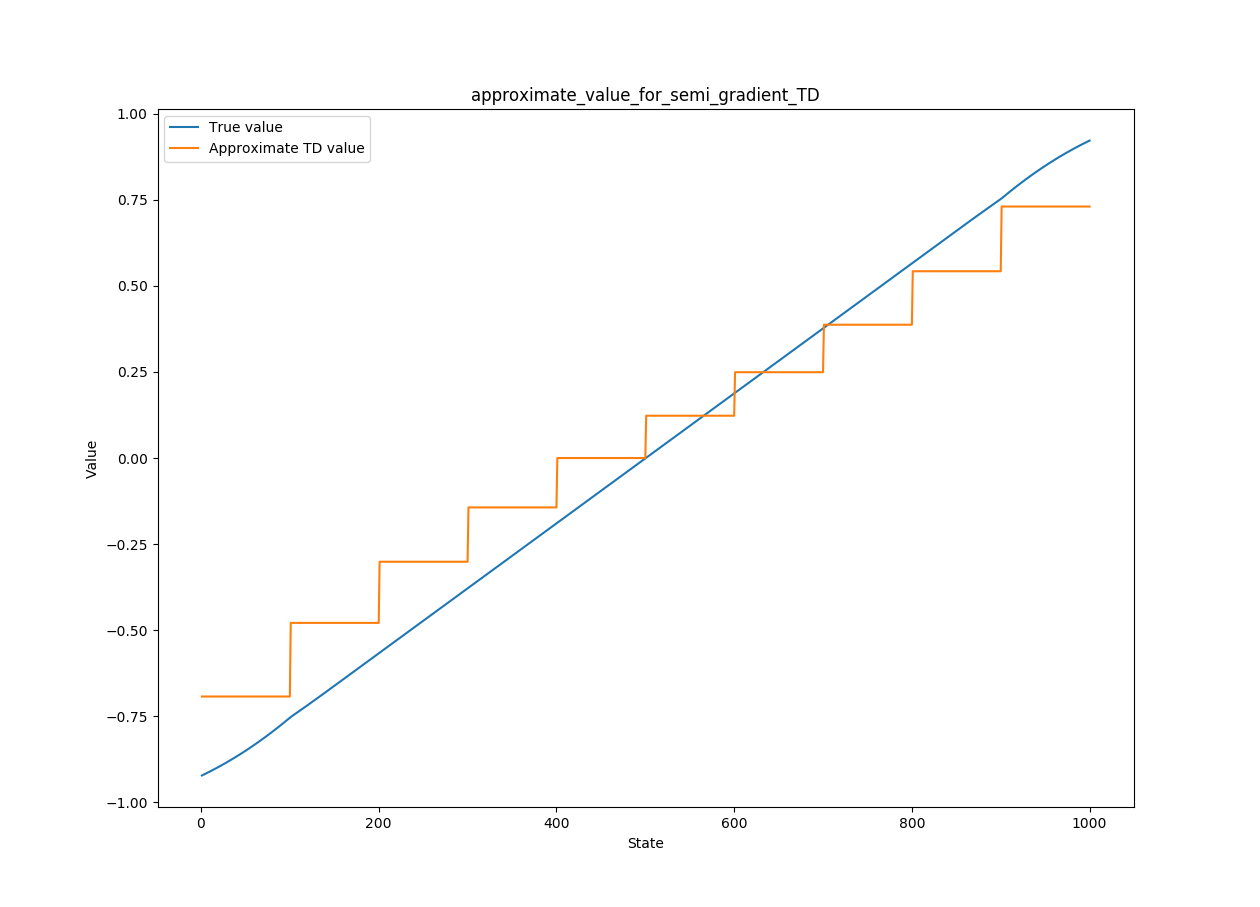

Python code for this plot:
#python3 script
#value function for 1000-state Random Walk using the Semi-gradient TD(0) algorithm(Example 9.1)
#author: Xiang Chao

import time
import numpy as np
import matplotlib.pyplot as plt
import random
import math
import copy

start_time = time.time()

MAX_EPISODE = int(1e7)
alpha = 2e-5
Theta = np.zeros(10)
for i in range(MAX_EPISODE):
    state = 499
    while True:
        if random.random()<0.5:
            next_state = state - random.randint(1,100)#math.ceil(random.random()*100)
        else:
            next_state = state + random.randint(1,100)#math.ceil(random.random()*100)
        if next_state<0:
            reward = -1
            V_next = 0
        elif next_state>999:
            reward = 1
            V_next = 0
        else:
            reward = 0
            V_next = Theta[next_state//100]
        Theta[state//100] = Theta[state//100] + alpha*(reward + V_next - Theta[state//100])
        state = copy.deepcopy(next_state)
        if state<0 or state>999:
            break

V = np.zeros(1000)
for i in range(10):
    V[i*100:i*100+100] = Theta[i]
TrueValue = np.load('TrueValue.npy')

plt.plot(range(1,1001), TrueValue, label='True value')
plt.plot(range(1,1001), V, label='Approximate TD value')
plt.xlabel('State')
plt.ylabel('Value')
plt.title('approximate_value_for_semi_gradient_TD')
plt.legend()
plt.show()

end_time = time.time()
print('time cost: '+str((end_time-start_time)//3600)+'h' \
      +str(((end_time-start_time)%3600)//60)+'m' \
      +str(((end_time-start_time)%3600)%60)+'s')
